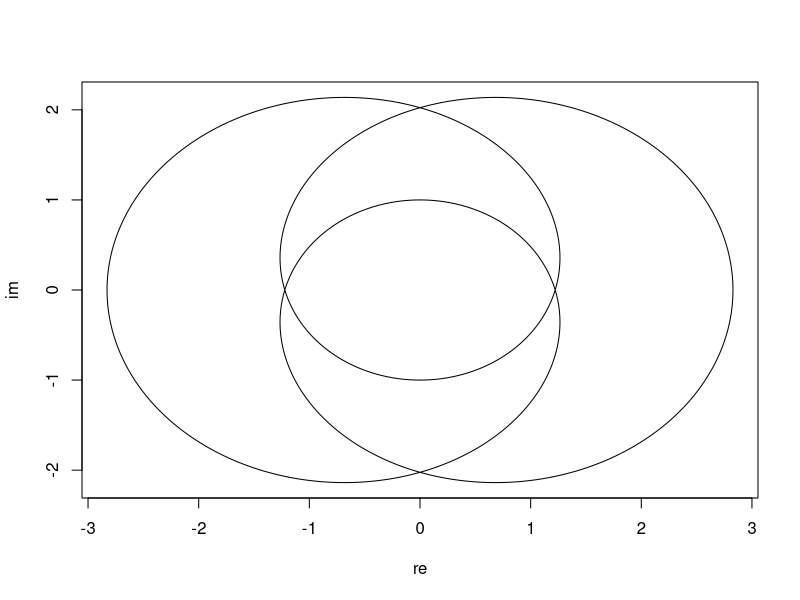

Write the R code that produced this figure.
# 参数 t
t <- seq(0, 2 * pi, length.out = 1000)

# 计算实部和虚部
re <- sqrt(2) * (2 * cos(t)^3 - 3 * cos(t) * sin(t)^2)
im <- 6 * cos(t)^2 * sin(t) - sin(t)^3

# 绘制曲线
plot(re, im, type = "l")
